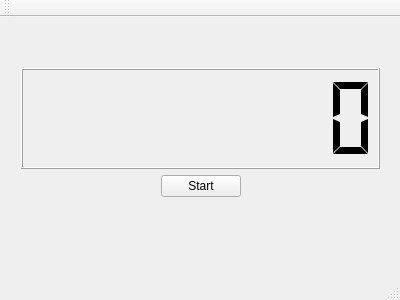
<?xml version="1.0" encoding="UTF-8"?>
<ui version="4.0">
 <class>MainWindow</class>
 <widget class="QMainWindow" name="MainWindow">
  <property name="geometry">
   <rect>
    <x>0</x>
    <y>0</y>
    <width>400</width>
    <height>300</height>
   </rect>
  </property>
  <property name="windowTitle">
   <string>Stopwatch</string>
  </property>
  <widget class="QWidget" name="centralWidget">
   <property name="autoFillBackground">
    <bool>false</bool>
   </property>
   <widget class="QWidget" name="">
    <property name="geometry">
     <rect>
      <x>10</x>
      <y>40</y>
      <width>381</width>
      <height>151</height>
     </rect>
    </property>
    <layout class="QGridLayout" name="gridLayout">
     <property name="sizeConstraint">
      <enum>QLayout::SetMinAndMaxSize</enum>
     </property>
     <item row="0" column="0">
      <widget class="QLCDNumber" name="lcdNumber">
       <property name="toolTip">
        <string>Minutes : Seconds : Hundredths</string>
       </property>
       <property name="smallDecimalPoint">
        <bool>false</bool>
       </property>
       <property name="digitCount">
        <number>8</number>
       </property>
       <property name="mode">
        <enum>QLCDNumber::Hex</enum>
       </property>
       <property name="segmentStyle">
        <enum>QLCDNumber::Flat</enum>
       </property>
       <property name="intValue" stdset="0">
        <number>0</number>
       </property>
      </widget>
     </item>
     <item row="1" column="0">
      <layout class="QHBoxLayout" name="horizontalLayout">
       <item>
        <spacer name="horizontalSpacer">
         <property name="orientation">
          <enum>Qt::Horizontal</enum>
         </property>
         <property name="sizeHint" stdset="0">
          <size>
           <width>40</width>
           <height>20</height>
          </size>
         </property>
        </spacer>
       </item>
       <item>
        <widget class="QPushButton" name="startStop">
         <property name="toolTip">
          <string>Starts the stopwatch from 0 or stops it if the clock is running.</string>
         </property>
         <property name="text">
          <string>Start</string>
         </property>
        </widget>
       </item>
       <item>
        <spacer name="horizontalSpacer_2">
         <property name="orientation">
          <enum>Qt::Horizontal</enum>
         </property>
         <property name="sizeHint" stdset="0">
          <size>
           <width>40</width>
           <height>20</height>
          </size>
         </property>
        </spacer>
       </item>
      </layout>
     </item>
    </layout>
   </widget>
  </widget>
  <widget class="QMenuBar" name="menuBar">
   <property name="geometry">
    <rect>
     <x>0</x>
     <y>0</y>
     <width>400</width>
     <height>22</height>
    </rect>
   </property>
  </widget>
  <widget class="QToolBar" name="mainToolBar">
   <attribute name="toolBarArea">
    <enum>TopToolBarArea</enum>
   </attribute>
   <attribute name="toolBarBreak">
    <bool>false</bool>
   </attribute>
  </widget>
  <widget class="QStatusBar" name="statusBar"/>
 </widget>
 <layoutdefault spacing="6" margin="11"/>
 <resources/>
 <connections/>
</ui>
